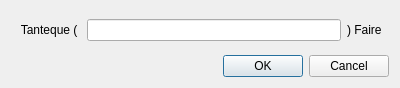
<?xml version="1.0" encoding="UTF-8"?>
<ui version="4.0">
 <class>TantequeFaire</class>
 <widget class="QDialog" name="TantequeFaire">
  <property name="geometry">
   <rect>
    <x>0</x>
    <y>0</y>
    <width>400</width>
    <height>88</height>
   </rect>
  </property>
  <property name="windowTitle">
   <string>Dialog</string>
  </property>
  <layout class="QGridLayout" name="gridLayout">
   <item row="0" column="0" colspan="2">
    <layout class="QHBoxLayout" name="horizontalLayout">
     <item>
      <widget class="QLabel" name="label">
       <property name="text">
        <string>   Tanteque ( </string>
       </property>
      </widget>
     </item>
     <item>
      <widget class="QLineEdit" name="condition"/>
     </item>
     <item>
      <widget class="QLabel" name="label_2">
       <property name="text">
        <string>) Faire  </string>
       </property>
      </widget>
     </item>
    </layout>
   </item>
   <item row="1" column="0">
    <spacer name="horizontalSpacer">
     <property name="orientation">
      <enum>Qt::Horizontal</enum>
     </property>
     <property name="sizeHint" stdset="0">
      <size>
       <width>185</width>
       <height>20</height>
      </size>
     </property>
    </spacer>
   </item>
   <item row="1" column="1">
    <widget class="QDialogButtonBox" name="buttonBox">
     <property name="standardButtons">
      <set>QDialogButtonBox::Cancel|QDialogButtonBox::Ok</set>
     </property>
    </widget>
   </item>
  </layout>
 </widget>
 <resources/>
 <connections/>
</ui>
